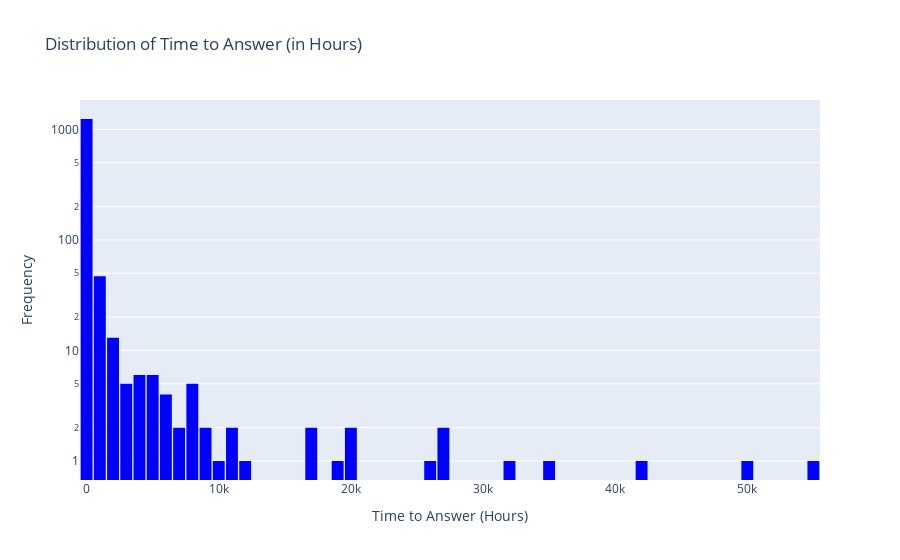

Notebook cell for this chart:
### Markdown cell above
### *What is average time taken to receive an answer for a question?*

### Code cell
import plotly.graph_objs as go
from plotly.subplots import make_subplots
import plotly.express as px

# Convert 'CreationDate' to datetime
df_posts['CreationDate'] = pd.to_datetime(df_posts['CreationDate'])

# Filter questions and answers
questions = df_posts[df_posts['PostTypeId'] == '1']
answers = df_posts[df_posts['PostTypeId'] == '2']

# Merge questions with their accepted answers
merged_df = questions.merge(answers, left_on='AcceptedAnswerId', right_on='Id', suffixes=('_ques', '_ans'))

# Calculate time difference in hours or days 
merged_df['time_to_answer'] = (merged_df['CreationDate_ans'] - merged_df['CreationDate_ques']).dt.total_seconds() / 3600  # time in hours

# Calculate the average time to answer
average_time_to_answer = merged_df['time_to_answer'].mean()

print(average_time_to_answer)

# Plot the distribution of response times
fig = px.histogram(merged_df, x='time_to_answer',
                   nbins=100, log_y=True, 
                   title='Distribution of Time to Answer (in Hours)',
                   labels={'time_to_answer': 'Time to Answer (Hours)'},
                   color_discrete_sequence=['blue'])

# Update layout for better readability
fig.update_layout(xaxis=dict(title='Time to Answer (Hours)'),
                  yaxis=dict(title='Frequency'),
                  bargap=0.1)

fig.show()

# Remove outliers and recalculate the average time to answer
threshold_value = 5000  # Chosen treshold
filtered_df = merged_df[merged_df['time_to_answer'] <= threshold_value]
new_average_time_to_answer = filtered_df['time_to_answer'].mean()

print(f"New average time to answer (without outliers): {new_average_time_to_answer:.2f} hours")

### Figure 1 — Plotly figure (JSON) as saved in the notebook; plotly's stock layout.template omitted (floating-point values rounded to 4 significant figures; data arrays with more than 128 entries replaced by an {"elided": "..."} marker saying what was removed)
{"data": [{"alignmentgroup": "True", "bingroup": "x", "hovertemplate": "Time to Answer (Hours)=%{x}<br>count=%{y}<extra></extra>", "legendgroup": "", "marker": {"color": "blue", "pattern": {"shape": ""}}, "name": "", "nbinsx": 100, "offsetgroup": "", "orientation": "v", "showlegend": false, "type": "histogram", "x": {"elided": "1349 float values"}, "xaxis": "x", "yaxis": "y"}], "layout": {"bargap": 0.1, "barmode": "relative", "legend": {"tracegroupgap": 0}, "title": {"text": "Distribution of Time to Answer (in Hours)"}, "xaxis": {"anchor": "y", "domain": [0, 1], "title": {"text": "Time to Answer (Hours)"}}, "yaxis": {"anchor": "x", "domain": [0, 1], "title": {"text": "Frequency"}, "type": "log"}}}
